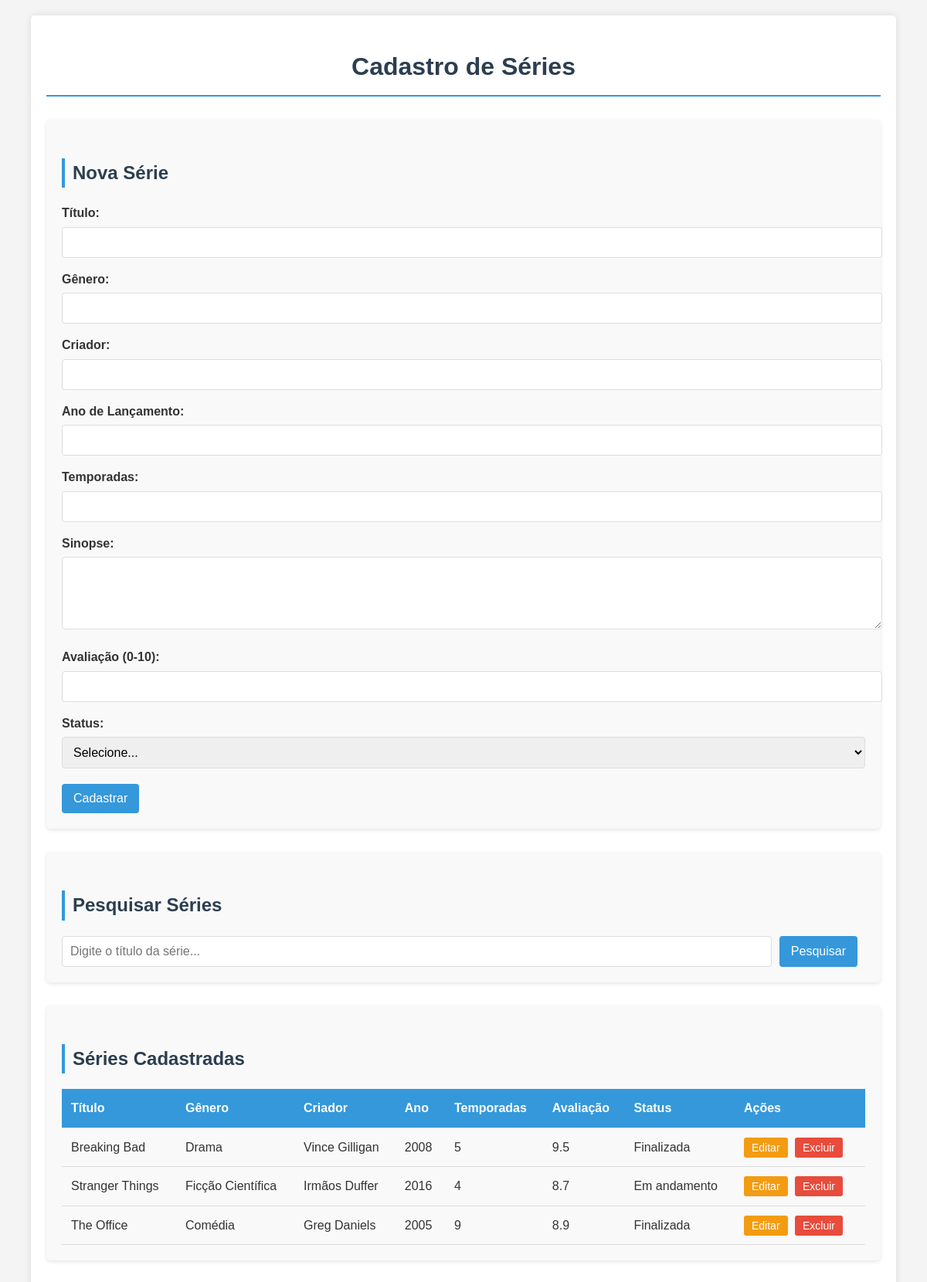
/php/index.php, run on the app's committed database.
### tables this page shows
CREATE TABLE IF NOT EXISTS series (
    id INT AUTO_INCREMENT PRIMARY KEY,
    titulo VARCHAR(100) NOT NULL,
    genero VARCHAR(50) NOT NULL,
    criador VARCHAR(100) NOT NULL,
    ano_lancamento INT NOT NULL,
    temporadas INT NOT NULL,
    sinopse TEXT,
    avaliacao DECIMAL(3,1),
    status VARCHAR(20) NOT NULL,
    data_cadastro TIMESTAMP DEFAULT CURRENT_TIMESTAMP
);

### php/crud_series.php (called while the page is built, shortened)
<?php
function listarSeries() {
    $conexao = conectarBD();
    $sql = "SELECT * FROM series ORDER BY titulo";
    $stmt = $conexao->prepare($sql);
    $stmt->execute();
    $resultado = $stmt->get_result();
    $series = [];
    while ($serie = $resultado->fetch_assoc()) {
        $series[] = $serie;
    }
    return $series;
}

### php/index.php (the view, shortened to what this page needs)
<?php
require_once 'crud_series.php';
$serie_edicao = null;
$series = [];
if (isset($_GET['pesquisar']) && !empty($_GET['termo'])) {
    $termo = $_GET['termo'];
    $series = buscarSeriesPorTitulo($termo);
} else {
    $series = listarSeries();
}
?>
<!DOCTYPE html>
<html lang="pt-br">
<head>
    <link rel="stylesheet" href="../css/style.css">
</head>
<body>
    <div class="container">
        <h1>Cadastro de Séries</h1>
        <div class="formulario">
            <h2><?php echo $serie_edicao ? 'Editar Série' : 'Nova Série'; ?></h2>
            <form method="POST" action="index.php">
                <div class="campo">
                    <label for="titulo">Título:</label>
                    <input type="text" id="titulo" name="titulo" required
                           value="<?php echo $serie_edicao ? $serie_edicao['titulo'] : ''; ?>">
                </div>
                <div class="campo">
                    <label for="genero">Gênero:</label>
                    <input type="text" id="genero" name="genero" required
                           value="<?php echo $serie_edicao ? $serie_edicao['genero'] : ''; ?>">
                </div>
                <div class="campo">
                    <label for="criador">Criador:</label>
                    <input type="text" id="criador" name="criador" required
                           value="<?php echo $serie_edicao ? $serie_edicao['criador'] : ''; ?>">
                </div>
                <div class="campo">
                    <label for="ano_lancamento">Ano de Lançamento:</label>
                    <input type="number" id="ano_lancamento" name="ano_lancamento" required
                           value="<?php echo $serie_edicao ? $serie_edicao['ano_lancamento'] : ''; ?>">
                </div>
                <div class="campo">
                    <label for="temporadas">Temporadas:</label>
                    <input type="number" id="temporadas" name="temporadas" required
                           value="<?php echo $serie_edicao ? $serie_edicao['temporadas'] : ''; ?>">
                </div>
                <div class="campo">
                    <label for="sinopse">Sinopse:</label>
                    <textarea id="sinopse" name="sinopse" rows="4"><?php echo $serie_edicao ? $serie_edicao['sinopse'] : ''; ?></textarea>
                </div>
                <div class="campo">
                    <label for="avaliacao">Avaliação (0-10):</label>
                    <input type="number" id="avaliacao" name="avaliacao" step="0.1" min="0" max="10" required
                           value="<?php echo $serie_edicao ? $serie_edicao['avaliacao'] : ''; ?>">
                </div>
                <div class="campo">
                    <label for="status">Status:</label>
                    <select id="status" name="status" required>
                        <option value="">Selecione...</option>
                    </select>
                </div>
                <div class="botoes">
                    <button type="submit"><?php echo $serie_edicao ? 'Atualizar' : 'Cadastrar'; ?></button>
                </div>
            </form>
        </div>
        <div class="pesquisa">
            <h2>Pesquisar Séries</h2>
            <form method="GET" action="index.php">
                <div class="campo-pesquisa">
                    <input type="text" name="termo" placeholder="Digite o título da série..."
                           value="<?php echo isset($_GET['termo']) ? $_GET['termo'] : ''; ?>">
                    <button type="submit" name="pesquisar" value="1">Pesquisar</button>
                </div>
            </form>
        </div>
        <div class="listagem">
            <h2>Séries Cadastradas</h2>
            <?php if (empty($series)): ?>
                <p>Nenhuma série encontrada.</p>
            <?php else: ?>
                <table>
                    <thead>
                        <tr>
                            <th>Título</th>
                            <th>Gênero</th>
                            <th>Criador</th>
                            <th>Ano</th>
                            <th>Temporadas</th>
                            <th>Avaliação</th>
                            <th>Status</th>
                            <th>Ações</th>
                        </tr>
                    </thead>
                    <tbody>
                        <?php foreach ($series as $serie): ?>
                            <tr>
                                <td><?php echo $serie['titulo']; ?></td>
                                <td><?php echo $serie['genero']; ?></td>
                                <td><?php echo $serie['criador']; ?></td>
                                <td><?php echo $serie['ano_lancamento']; ?></td>
                                <td><?php echo $serie['temporadas']; ?></td>
                                <td><?php echo $serie['avaliacao']; ?></td>
                                <td><?php echo $serie['status']; ?></td>
                                <td>
                                    <a href="index.php?editar=<?php echo $serie['id']; ?>" class="botao-editar">Editar</a>
                                    <a href="index.php?excluir=<?php echo $serie['id']; ?>" class="botao-excluir"
                                       onclick="return confirm('Tem certeza que deseja excluir esta série?')">Excluir</a>
                                </td>
                            </tr>
                        <?php endforeach; ?>
                    </tbody>
                </table>
            <?php endif; ?>
        </div>
    </div>
</body>
</html>

### css/style.css (style rules this page uses)
body { font-family: 'Arial', sans-serif; line-height: 1.6; margin: 0; padding: 0; background-color: #f4f4f4; color: #333; }
.container { width: 90%; max-width: 1200px; margin: 20px auto; padding: 20px; background-color: #fff; box-shadow: 0 0 10px rgba(0, 0, 0, 0.1); border-radius: 5px; }
h1 { text-align: center; color: #2c3e50; margin-bottom: 30px; border-bottom: 2px solid #3498db; padding-bottom: 10px; }
h2 { color: #2c3e50; border-left: 4px solid #3498db; padding-left: 10px; margin-top: 30px; }
.formulario, .pesquisa, .listagem { margin-bottom: 30px; padding: 20px; background-color: #f9f9f9; border-radius: 5px; box-shadow: 0 2px 5px rgba(0, 0, 0, 0.1); }
.campo { margin-bottom: 15px; }
label { display: block; margin-bottom: 5px; font-weight: bold; }
input[type="text"], input[type="number"], textarea, select { width: 100%; padding: 10px; border: 1px solid #ddd; border-radius: 4px; font-size: 16px; }
textarea { resize: vertical; }
.botoes { margin-top: 20px; }
button, .botao { padding: 10px 15px; background-color: #3498db; color: white; border: none; border-radius: 4px; cursor: pointer; font-size: 16px; text-decoration: none; display: inline-block; margin-right: 10px; }
.campo-pesquisa { display: flex; }
.campo-pesquisa input { flex: 1; margin-right: 10px; }
table { width: 100%; border-collapse: collapse; margin-top: 20px; }
table th, table td { padding: 12px; text-align: left; border-bottom: 1px solid #ddd; }
table th { background-color: #3498db; color: white; }
.botao-editar, .botao-excluir { padding: 5px 10px; border-radius: 3px; text-decoration: none; color: white; font-size: 14px; margin-right: 5px; }
.botao-editar { background-color: #f39c12; }
.botao-excluir { background-color: #e74c3c; }

### data on the page
series: titulo "Breaking Bad", genero "Drama", criador "Vince Gilligan", ano_lancamento "2008", temporadas "5", avaliacao "9.5", status "Finalizada"
series: titulo "Stranger Things", genero "Ficção Científica", criador "Irmãos Duffer", ano_lancamento "2016", temporadas "4", avaliacao "8.7", status "Em andamento"
series: titulo "The Office", genero "Comédia", criador "Greg Daniels", ano_lancamento "2005", temporadas "9", avaliacao "8.9", status "Finalizada"
